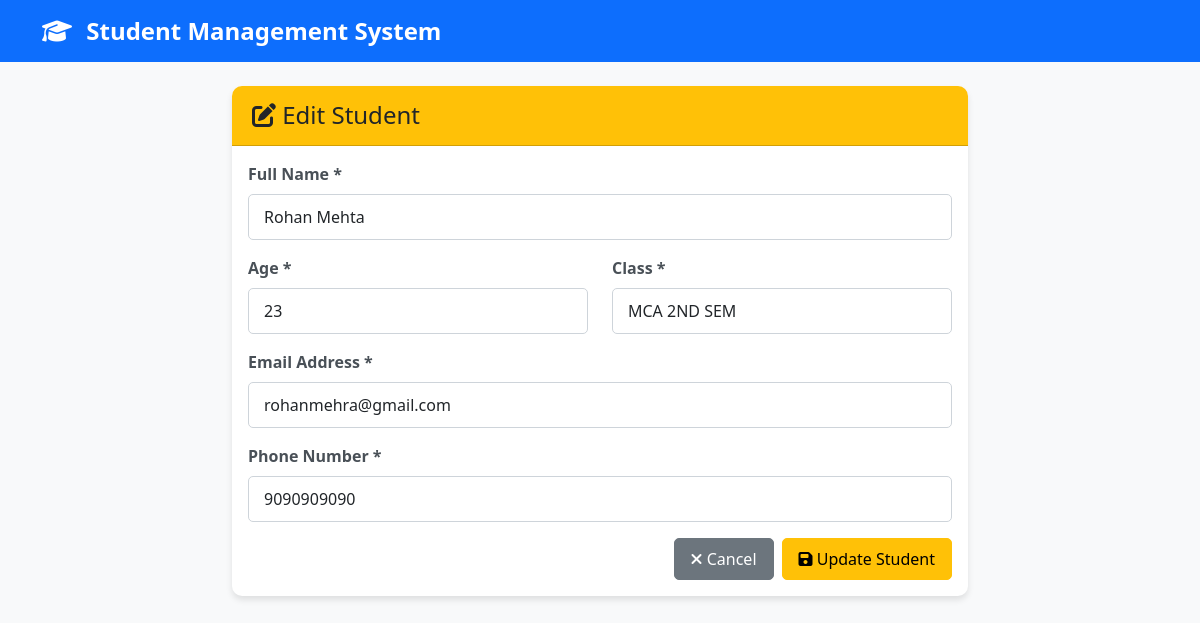
Page /edit/8 on the committed database.
### app.py (models this page shows, shortened)
class Student(db.Model):
    id = db.Column(db.Integer, primary_key=True)
    name = db.Column(db.String(100), nullable=False)
    age = db.Column(db.Integer, nullable=False)
    student_class = db.Column(db.String(20), nullable=False)
    email = db.Column(db.String(120), unique=True, nullable=False)
    phone = db.Column(db.String(15), nullable=False)
    created_at = db.Column(db.DateTime, default=datetime.utcnow)

### app.py (the view, shortened to what this page needs)
@app.route('/edit/<int:id>', methods=['GET', 'POST'])
def edit_student(id):
    student = Student.query.get_or_404(id)
    return render_template('edit_student.html', student=student)

### templates/edit_student.html (shortened to what this page needs)
<!DOCTYPE html>
<html lang="en">
<head>
    <link href="https://cdn.jsdelivr.net/npm/bootstrap@5.3.0/dist/css/bootstrap.min.css" rel="stylesheet">
    <link rel="stylesheet" href="https://cdnjs.cloudflare.com/ajax/libs/font-awesome/6.4.0/css/all.min.css">
    <link rel="stylesheet" href="{{ url_for('static', filename='css/style.css') }}">
</head>
<body>
    <nav class="navbar navbar-expand-lg navbar-dark bg-primary">
        <div class="container">
            <a class="navbar-brand" href="{{ url_for('index') }}">
                <i class="fas fa-graduation-cap"></i> Student Management System
            </a>
        </div>
    </nav>
    <div class="container mt-4">
        <div class="row justify-content-center">
            <div class="col-md-8">
                <div class="card">
                    <div class="card-header bg-warning text-dark">
                        <h4 class="mb-0"><i class="fas fa-edit"></i> Edit Student</h4>
                    </div>
                    <div class="card-body">
                        <form method="POST" action="{{ url_for('edit_student', id=student.id) }}">
                            <div class="mb-3">
                                <label for="name" class="form-label">Full Name *</label>
                                <input type="text" class="form-control" id="name" name="name"
                                       value="{{ student.name }}" required>
                            </div>
                            <div class="row">
                                <div class="col-md-6 mb-3">
                                    <label for="age" class="form-label">Age *</label>
                                    <input type="number" class="form-control" id="age" name="age"
                                           value="{{ student.age }}" min="5" max="100" required>
                                </div>
                                <div class="col-md-6 mb-3">
                                    <label for="student_class" class="form-label">Class *</label>
                                    <input type="text" class="form-control" id="student_class"
                                           name="student_class" value="{{ student.student_class }}" required>
                                </div>
                            </div>
                            <div class="mb-3">
                                <label for="email" class="form-label">Email Address *</label>
                                <input type="email" class="form-control" id="email" name="email"
                                       value="{{ student.email }}" required>
                            </div>
                            <div class="mb-3">
                                <label for="phone" class="form-label">Phone Number *</label>
                                <input type="tel" class="form-control" id="phone" name="phone"
                                       value="{{ student.phone }}" pattern="[0-9]{10}" required>
                            </div>
                            <div class="d-grid gap-2 d-md-flex justify-content-md-end">
                                <a href="{{ url_for('index') }}" class="btn btn-secondary">
                                    <i class="fas fa-times"></i> Cancel
                                </a>
                                <button type="submit" class="btn btn-warning">
                                    <i class="fas fa-save"></i> Update Student
                                </button>
                            </div>
                        </form>
                    </div>
                </div>
            </div>
        </div>
    </div>
</body>
</html>

### static/css/style.css (style rules this page uses)
body { background-color: #f8f9fa; min-height: 100vh; display: flex; flex-direction: column; }
.container { flex: 1; }
.navbar-brand { font-weight: bold; font-size: 1.5rem; }
.navbar-brand i { margin-right: 8px; }
.card { box-shadow: 0 4px 6px rgba(0, 0, 0, 0.1); border: none; border-radius: 10px; margin-bottom: 20px; }
.card-header { border-radius: 10px 10px 0 0 !important; padding: 15px 20px; }
.btn { border-radius: 5px; padding: 8px 16px; font-weight: 500; transition: all 0.3s ease; }
.form-control, .form-select { border-radius: 5px; border: 1px solid #ced4da; padding: 10px 15px; }
.form-label { font-weight: 600; color: #495057; margin-bottom: 8px; }
.card { animation: fadeIn 0.5s ease; }
.card-body form { align-items: end; }

### rows in the picture
Student: name "Rohan Mehta", age "23", student_class "MCA 2ND SEM", email "rohanmehra@gmail.com", phone "9090909090"
